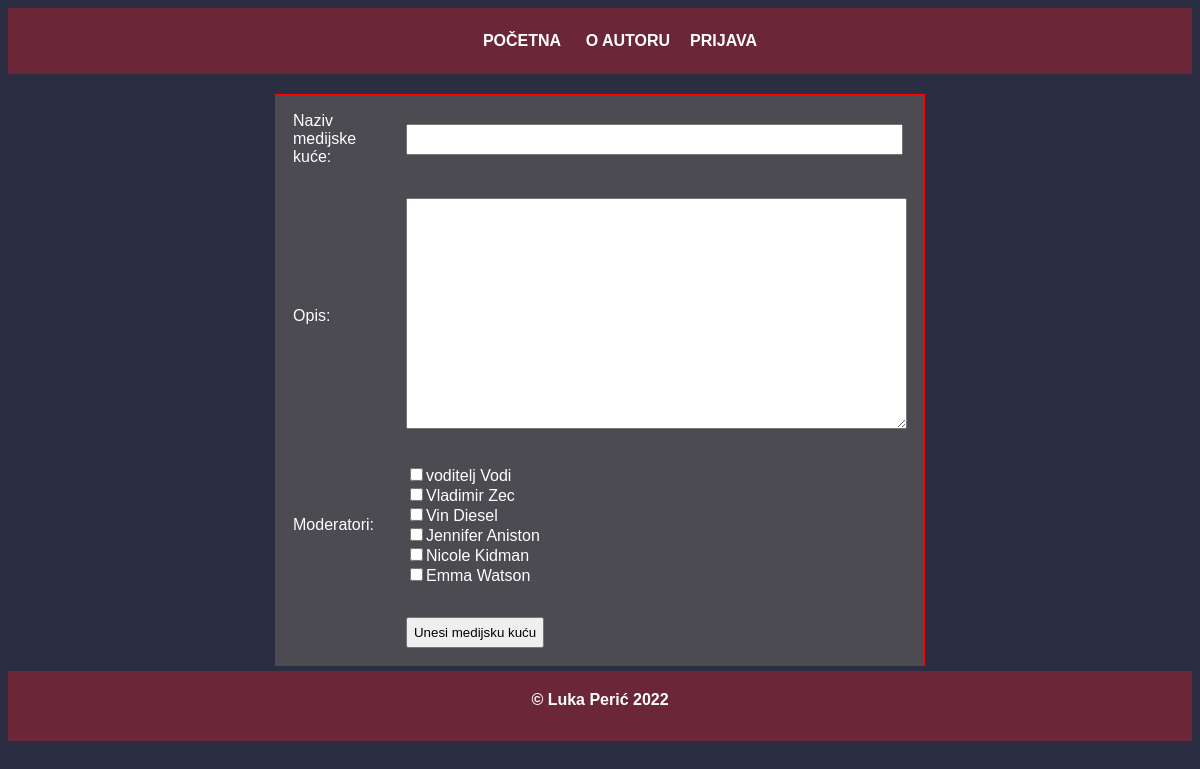
Screenshot of /dodaj_medijsku.php with the database file from the repository.
### tables this page shows
CREATE TABLE IF NOT EXISTS `korisnik` (
  `korisnik_id` INT NOT NULL AUTO_INCREMENT,
  `tip_korisnika_id` INT NOT NULL,
  `medijska_kuca_id` INT NULL,
  `korime` VARCHAR(50) NOT NULL,
  `ime` VARCHAR(50) NOT NULL,
  `prezime` VARCHAR(50) NOT NULL,
  `email` VARCHAR(50) NOT NULL,
  `lozinka` VARCHAR(50) NOT NULL,
  PRIMARY KEY (`korisnik_id`),
  INDEX `tip_korisnika_id_fk_idx` (`tip_korisnika_id` ASC),
  INDEX `medijska_kuca_id_fk_idx` (`medijska_kuca_id` ASC),
  CONSTRAINT `tip_korisnika_id_fk`
    FOREIGN KEY (`tip_korisnika_id`)
    REFERENCES `tip_korisnika` (`tip_korisnika_id`)
    ON DELETE NO ACTION
    ON UPDATE NO ACTION,
  CONSTRAINT `medijska_kuca_id_fk`
    FOREIGN KEY (`medijska_kuca_id`)
    REFERENCES `medijska_kuca` (`medijska_kuca_id`)
    ON DELETE NO ACTION
    ON UPDATE NO ACTION);

### baza.php (called while the page is built, shortened)
<?php
function izvrsiUpit($veza, $upit){
	$rezultat = mysqli_query($veza,$upit);
	return $rezultat;
}

### dodaj_medijsku.php (the view, shortened to what this page needs)
<?php
include_once("baza.php");
$veza = spojiSeNaBazu();
$upit_svi_mod = "SELECT * FROM korisnik WHERE tip_korisnika_id = 1";
$svi_mod = izvrsiUpit($veza, $upit_svi_mod);
?>
<!DOCTYPE html>
<html lang="hr">
<head>
    <link rel="stylesheet" type="text/css" href="style.css">
</head>
<body>
    <?php include_once("header.php"); ?>
    <div class="kontenjer">
    <table class="tablica_dt">
        <tbody>
            <form id=dodaj-medijsku name=dodaj-medijsku method="POST" action="<?= $_SERVER['PHP_SELF']; ?>">
                <tr>
                    <td><label for="naziv">Naziv medijske kuće:</label></td>
                    <td><input type="text" name="naziv" style="width:96%" autofocus required></td>
                </tr>
                <tr>
                    <td><label for="opis">Opis:</label></td>
                    <td><textarea name="opis" cols=60 rows=15></textarea></td>
                </tr>
                <tr>
                    <td>Moderatori:</td>
                    <td>
                        <?php
                        while ($red = mysqli_fetch_array($svi_mod)) {
                            echo "<input type='checkbox' name=moderator[] value='{$red['korisnik_id']}'>{$red['ime']} {$red['prezime']}<br>";
                        } ?>
                    </td>
                </tr>
                <tr>
                    <td></td>
                    <td><input type="submit" name="unos-medijska" id="unos-medijska" value="Unesi medijsku kuću"></td>
                </tr>
            </form>
        </tbody>
    </table>
    </div>
    <?php include_once("footer.php"); ?>
</body>
</html>

### style.css (style rules this page uses)
body { background-color: #2B2D42; color: #fff; font-family: Arial, Helvetica, sans-serif; }
input[type] { padding: 6px; }
textarea { font-family: Arial, Helvetica, sans-serif; }
.tablica_dt { background-color: #4B4B51; border: 1px solid red; width: 50%; }
.tablica_dt td { padding: 15px; }
.kontenjer { display: flex; justify-content: center; margin-top: 20px; }

### rows the page displays
korisnik: ime "voditelj", prezime "Vodi"
korisnik: ime "Vladimir", prezime "Zec"
korisnik: ime "Vin", prezime "Diesel"
korisnik: ime "Jennifer", prezime "Aniston"
korisnik: ime "Nicole", prezime "Kidman"
korisnik: ime "Emma", prezime "Watson"
